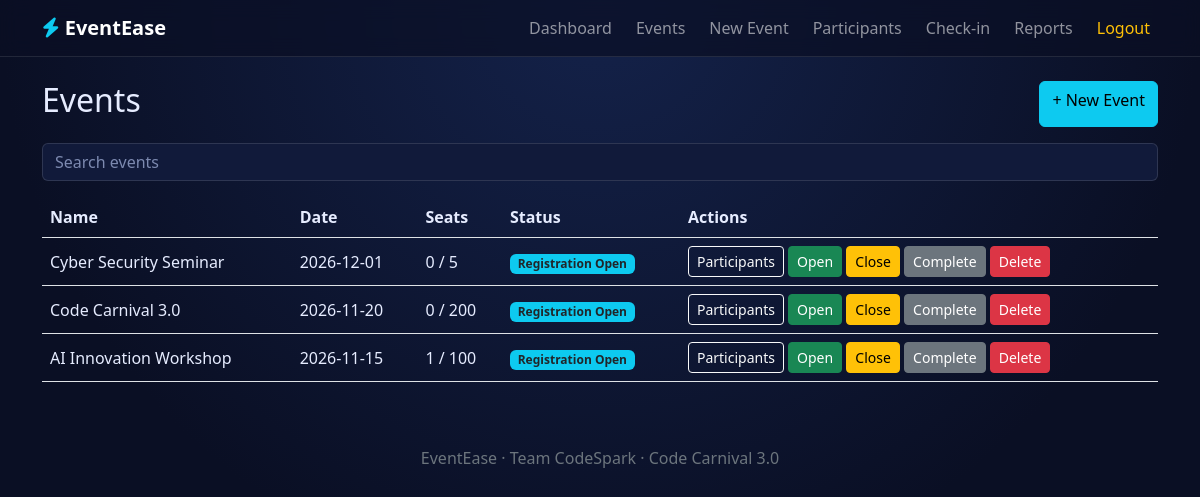
Page /admin/events.php (signed in) on the committed database.
### tables this page shows
CREATE TABLE events(id INT AUTO_INCREMENT PRIMARY KEY,event_name VARCHAR(150) NOT NULL,description TEXT,category VARCHAR(50) NOT NULL,event_date DATE NOT NULL,start_time TIME NOT NULL,end_time TIME NOT NULL,venue VARCHAR(150) NOT NULL,organizer VARCHAR(100) NOT NULL,capacity INT NOT NULL CHECK(capacity>0),registration_start DATE NOT NULL,registration_end DATE NOT NULL,image VARCHAR(255) DEFAULT NULL,status ENUM('Draft','Published','Registration Open','Registration Closed','Completed') DEFAULT 'Draft',created_at TIMESTAMP DEFAULT CURRENT_TIMESTAMP,INDEX(category),INDEX(event_date));

### admin/events.php (the view, shortened to what this page needs)
<?php require '../config/database.php';need_admin();
head('Manage Events',true);$q=trim($_GET['q']??'');$s=$pdo->prepare('SELECT * FROM events WHERE event_name LIKE ? ORDER BY event_date DESC');$s->execute(["%$q%"]);?>
<div class="d-flex justify-content-between mb-3"><h2>Events</h2><a class="btn btn-info" href="create-event.php">+ New Event</a></div>
<form class="mb-3"><input name="q" value="<?=e($q)?>" class="form-control" placeholder="Search events"></form>
<div class="table-responsive"><table class="table align-middle"><tr><th>Name</th><th>Date</th><th>Seats</th><th>Status</th><th>Actions</th></tr>
<?php foreach($s as $ev){$n=reg_count($pdo,$ev['id']);echo "<tr><td>".e($ev['event_name'])."</td><td>".e($ev['event_date'])."</td><td>$n / {$ev['capacity']}</td><td><span class='badge bg-info text-dark'>".e($ev['status'])."</span></td><td>
<a class='btn btn-sm btn-outline-light' href='participants.php?event={$ev['id']}'>Participants</a>
<form method='post' class='d-inline'><input type='hidden' name='csrf' value='".csrf()."'><input type='hidden' name='id' value='{$ev['id']}'>
<button name='act' value='Registration Open' class='btn btn-sm btn-success'>Open</button> <button name='act' value='Registration Closed' class='btn btn-sm btn-warning'>Close</button> <button name='act' value='Completed' class='btn btn-sm btn-secondary'>Complete</button>
<button name='act' value='delete' class='btn btn-sm btn-danger' onclick=\"return confirm('Delete event and its registrations?')\">Delete</button></form></td></tr>";}?></table></div><?php foot();

### assets/css/style.css (style rules this page uses)
body { background:radial-gradient(circle at top,#14224a,#0a0f24 60%);color:#e6ecff;min-height:100vh }
.card,.form-control,.form-select { background:#111a3a;border:1px solid #ffffff1f;color:#e6ecff }
.form-control::placeholder { color:#7d8ab0 }
.table { --bs-table-bg:transparent;--bs-table-color:#e6ecff }

### rows in the picture
events: event_name "Cyber Security Seminar", event_date "2026-12-01", n "0", capacity "5", status "Registration Open"
events: event_name "Code Carnival 3.0", event_date "2026-11-20", n "0", capacity "200", status "Registration Open"
events: event_name "AI Innovation Workshop", event_date "2026-11-15", id "1", capacity "100", status "Registration Open"

### other values in the picture
$v "Dashboard"
$v "Events"
$v "New Event"
$v "Participants"
$v "Check-in"
$v "Reports"
